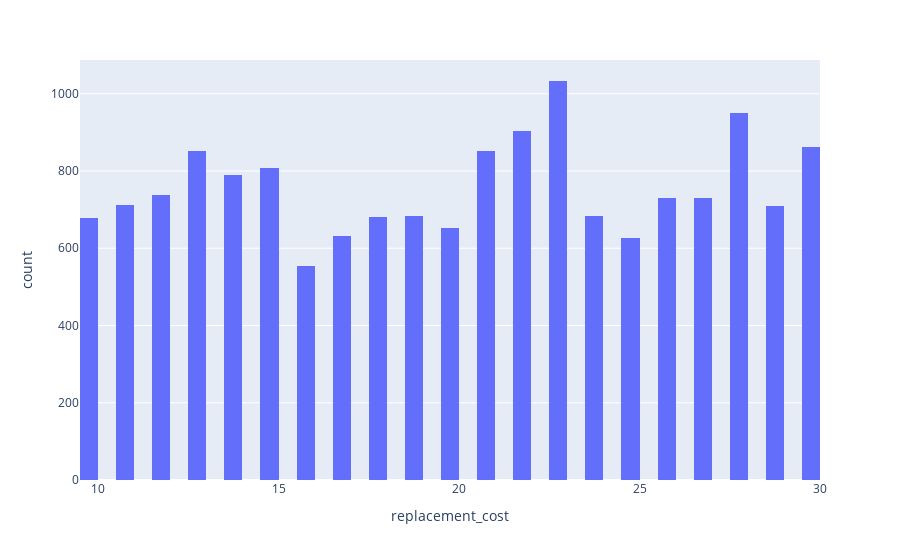

The code cell stored with this chart in its notebook:
### Code cell
px.histogram(df,x='replacement_cost',nbins=100)

### Figure 1 — Plotly figure (JSON) as saved in the notebook; plotly's stock layout.template omitted (floating-point values rounded to 4 significant figures; data arrays with more than 128 entries replaced by an {"elided": "..."} marker saying what was removed)
{"data": [{"alignmentgroup": "True", "bingroup": "x", "hovertemplate": "replacement_cost=%{x}<br>count=%{y}<extra></extra>", "legendgroup": "", "marker": {"color": "#636efa", "pattern": {"shape": ""}}, "name": "", "nbinsx": 100, "offsetgroup": "", "orientation": "v", "showlegend": false, "x": {"elided": "15861 float values"}, "xaxis": "x", "yaxis": "y", "type": "histogram"}], "layout": {"xaxis": {"anchor": "y", "domain": [0, 1], "title": {"text": "replacement_cost"}}, "yaxis": {"anchor": "x", "domain": [0, 1], "title": {"text": "count"}}, "legend": {"tracegroupgap": 0}, "margin": {"t": 60}, "barmode": "relative"}}
